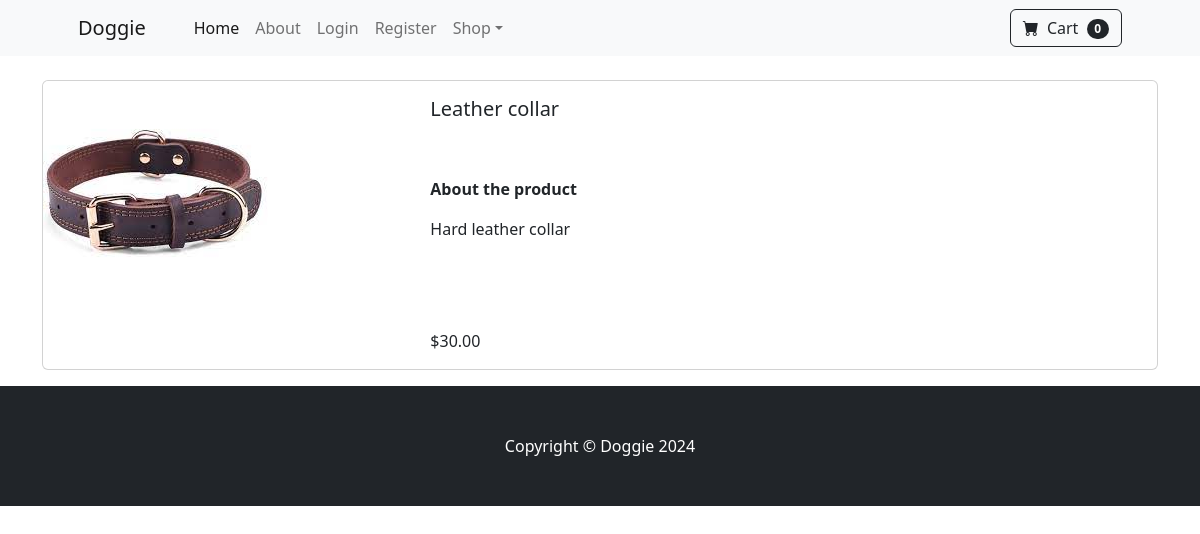
The app's page /product/2 with its own data.
### store/models.py (models this page shows, shortened)
class Product(models.Model):
    name = models.CharField(max_length=100)
    price = models.DecimalField(default=0, decimal_places=2, max_digits=6)
    category = models.ForeignKey(Category, on_delete=models.CASCADE, default=1)
    description = models.CharField(max_length=2500, default='', blank=True, null=True)
    image = models.ImageField(upload_to='uploads/product/')
    is_sale = models.BooleanField(default=False)
    sale_price = models.DecimalField(default=0, decimal_places=2, max_digits=6)

### store/views.py (the view)
# urls.py: path('product/<int:pk>', views.product, name='product'),
def product(request, pk):
    product = Product.objects.get(id=pk)
    return render(request, 'product.html', {'product': product})

### store/templates/product.html (shortened to what this page needs)
{% extends 'base.html' %}
{% load static %}
{% block content %}
    <div class="container">
        <br>
        <div class="card mb-3">
          <div class="row g-0">
            <div class="col-md-4">
              <img src="{{ product.image.url }}" class="img-fluid rounded-start" alt="...">
            </div>
            <div class="col-md-8">
              <div class="card-body">
                <h5 class="card-title">{{product.name}}</h5>
                  <br><br>
                  <p class="card-text"><strong>About the product</strong></p>
                <p class="card-text">{{product.description}}</p>
                  <br><br><br>
                {% if product.is_sale %}
                        <div class="badge bg-dark text-white position-absolute" style="font-size: 1.5rem; top: 0.5rem; right: 0.5rem">Sale</div>
                      <strike>
                          ${{product.price}}
                      </strike>
                      &nbsp;
                      ${{product.sale_price}}
                  {% else %}
                    ${{product.price}}
                  {% endif %}
              </div>
            </div>
          </div>
        </div>
    </div>
{% endblock %}

### records on screen
Product: image (picture), name "Leather collar", description "Hard leather collar", price "30.00"
